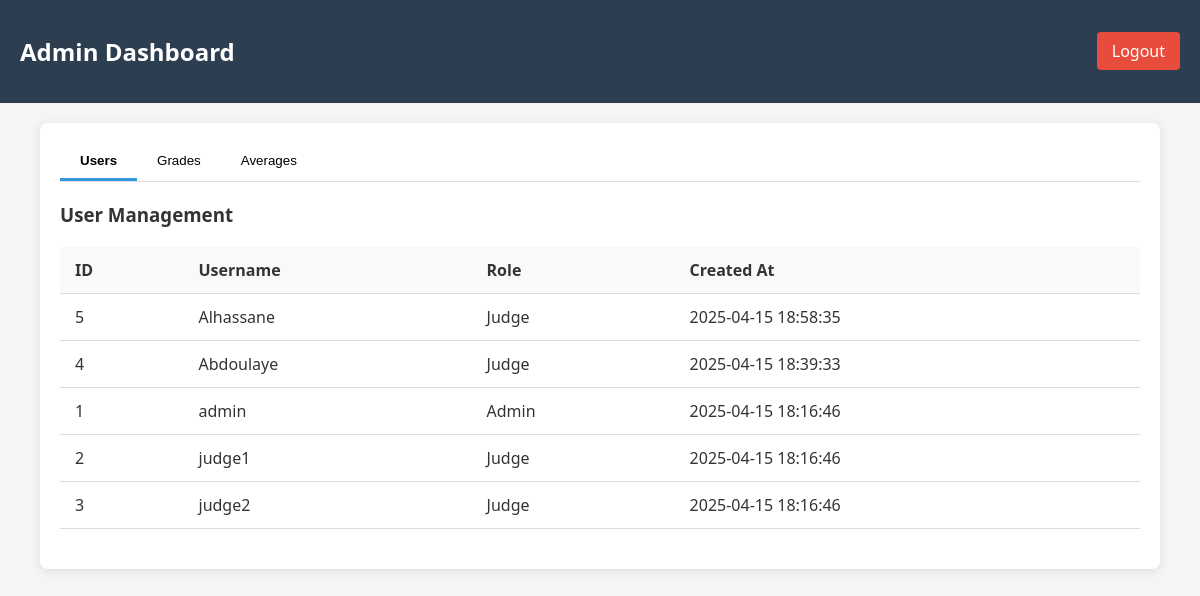
The page /dashboard/admin.php (signed in) on the database its author committed.
### tables this page shows
CREATE TABLE users (
        id INTEGER PRIMARY KEY AUTOINCREMENT,
        username TEXT UNIQUE NOT NULL,
        password TEXT NOT NULL,
        role TEXT NOT NULL CHECK(role IN ('judge', 'admin')),
        created_at TIMESTAMP DEFAULT CURRENT_TIMESTAMP
    );

### dashboard/admin.php (the view, shortened to what this page needs)
<?php
require_once '../db/connect.php';
$users = [];
try {
    $tablesExist = $pdo->query("SELECT name FROM sqlite_master WHERE type='table'")->fetchAll(PDO::FETCH_COLUMN);
    if (in_array('users', $tablesExist)) {
        $users = $pdo->query("SELECT * FROM users ORDER BY created_at DESC")->fetchAll();
    } else {
        $error = "Users table doesn't exist. Please run setup.";
    }
} catch (PDOException $e) {
    $error = "Database error: " . $e->getMessage();
}
?>
<!DOCTYPE html>
<html lang="en">
<head>
    <link rel="stylesheet" href="../style.css">
</head>
<body>
    <header>
        <h2>Admin Dashboard</h2>
        <a href="../login/logout.php" class="logout-btn">Logout</a>
    </header>
    <div class="container">
        <div class="tabs">
            <button class="tab-button active" onclick="openTab('users')">Users</button>
            <button class="tab-button" onclick="openTab('grades')">Grades</button>
            <button class="tab-button" onclick="openTab('averages')">Averages</button>
        </div>
        <div id="users" class="tab-content active">
            <h3>User Management</h3>
            <table>
                <thead>
                    <tr>
                        <th>ID</th>
                        <th>Username</th>
                        <th>Role</th>
                        <th>Created At</th>
                    </tr>
                </thead>
                <tbody>
                    <?php foreach ($users as $user): ?>
                    <tr>
                        <td><?= $user['id'] ?></td>
                        <td><?= htmlspecialchars($user['username']) ?></td>
                        <td><?= ucfirst($user['role']) ?></td>
                        <td><?= $user['created_at'] ?></td>
                    </tr>
                    <?php endforeach; ?>
                </tbody>
            </table>
        </div>
</body>
</html>

### style.css (style rules this page uses)
body { font-family: 'Segoe UI', Tahoma, Geneva, Verdana, sans-serif; margin: 0; padding: 0; background-color: #f5f5f5; color: #333; }
.container { width: 90%; max-width: 1200px; margin: 20px auto; padding: 20px; background: white; border-radius: 8px; box-shadow: 0 2px 10px rgba(0,0,0,0.1); }
header { background: #2c3e50; color: white; padding: 15px 20px; display: flex; justify-content: space-between; align-items: center; }
.logout-btn { color: white; text-decoration: none; background: #e74c3c; padding: 8px 15px; border-radius: 4px; transition: background 0.3s; }
table { width: 100%; border-collapse: collapse; margin: 20px 0; }
th, td { padding: 12px 15px; text-align: left; border-bottom: 1px solid #ddd; }
th { background-color: #f8f9fa; font-weight: bold; }
.tabs { display: flex; margin-bottom: 20px; border-bottom: 1px solid #ddd; }
.tab-button { padding: 10px 20px; background: none; border: none; cursor: pointer; border-bottom: 3px solid transparent; }
.tab-button.active { border-bottom-color: #3498db; font-weight: bold; }
.tab-content { display: none; }
.tab-content.active { display: block; }

### rows shown on the page
users: id "5", username "Alhassane", role "Judge", created_at "2025-04-15 18:58:35"
users: id "4", username "Abdoulaye", role "Judge", created_at "2025-04-15 18:39:33"
users: id "1", username "admin", role "Admin", created_at "2025-04-15 18:16:46"
users: id "2", username "judge1", role "Judge", created_at "2025-04-15 18:16:46"
users: id "3", username "judge2", role "Judge", created_at "2025-04-15 18:16:46"
